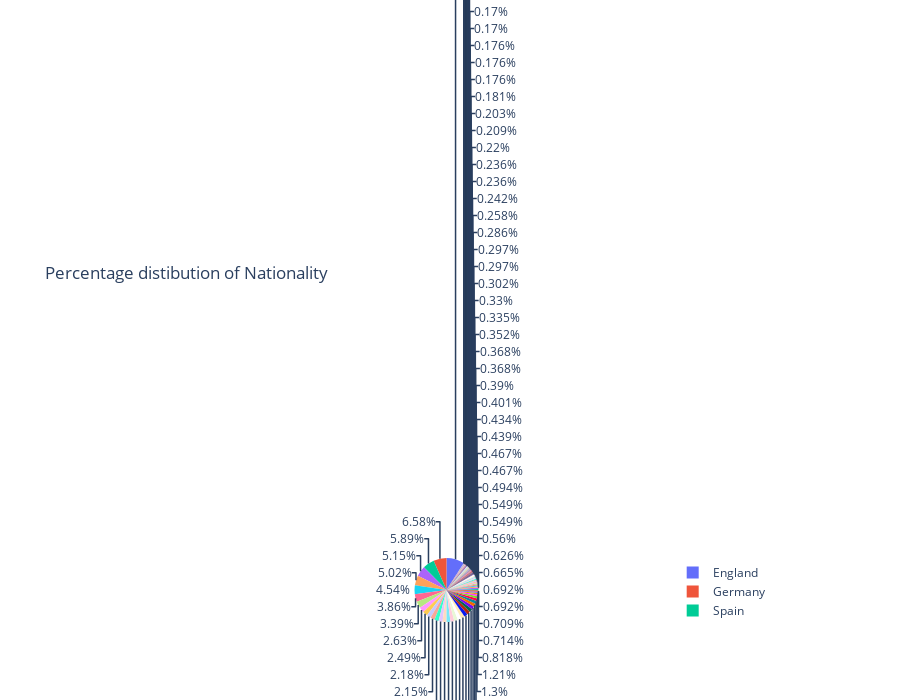
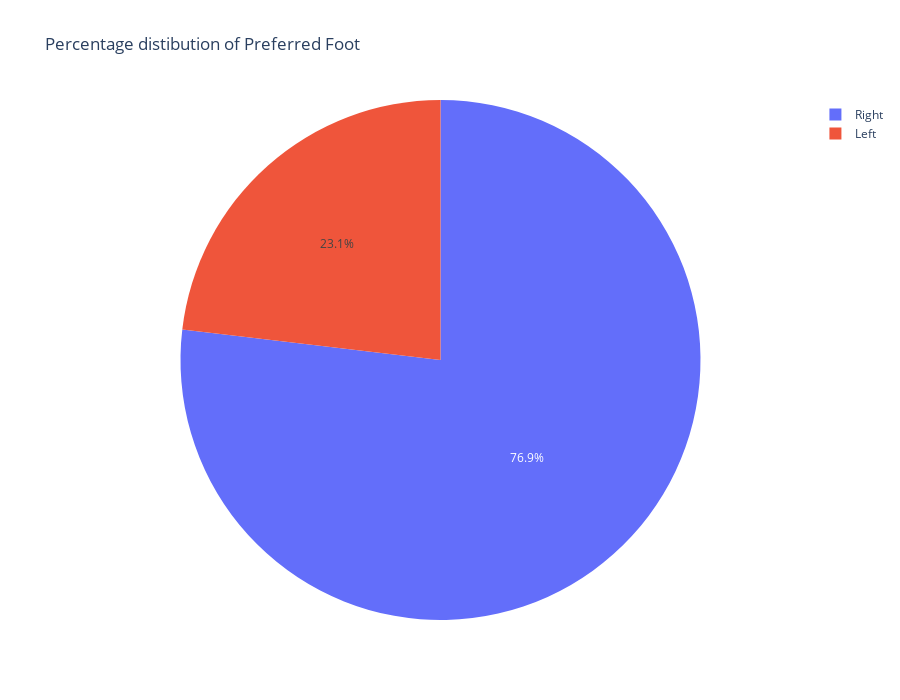
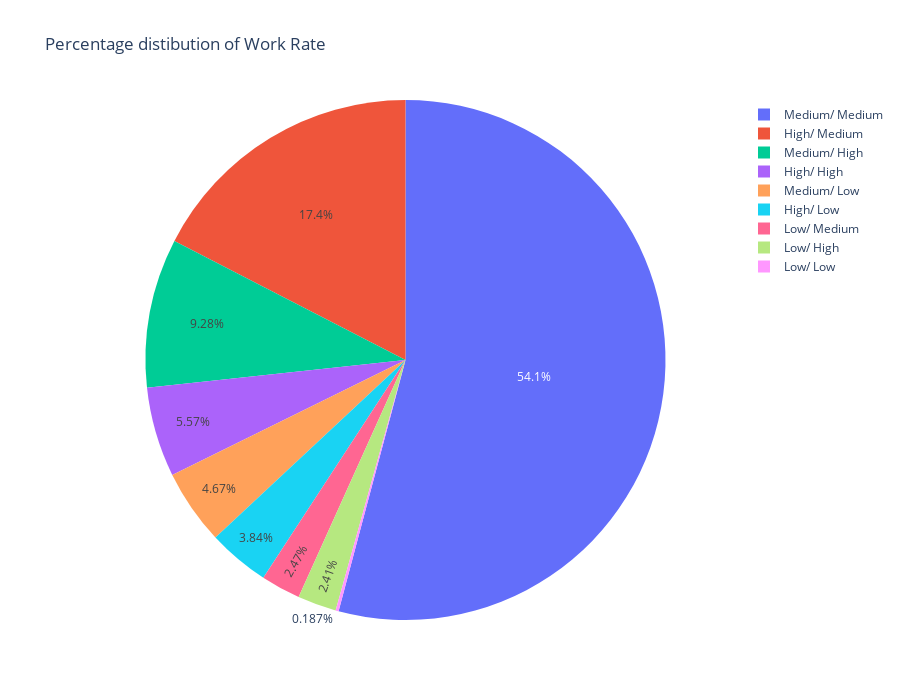
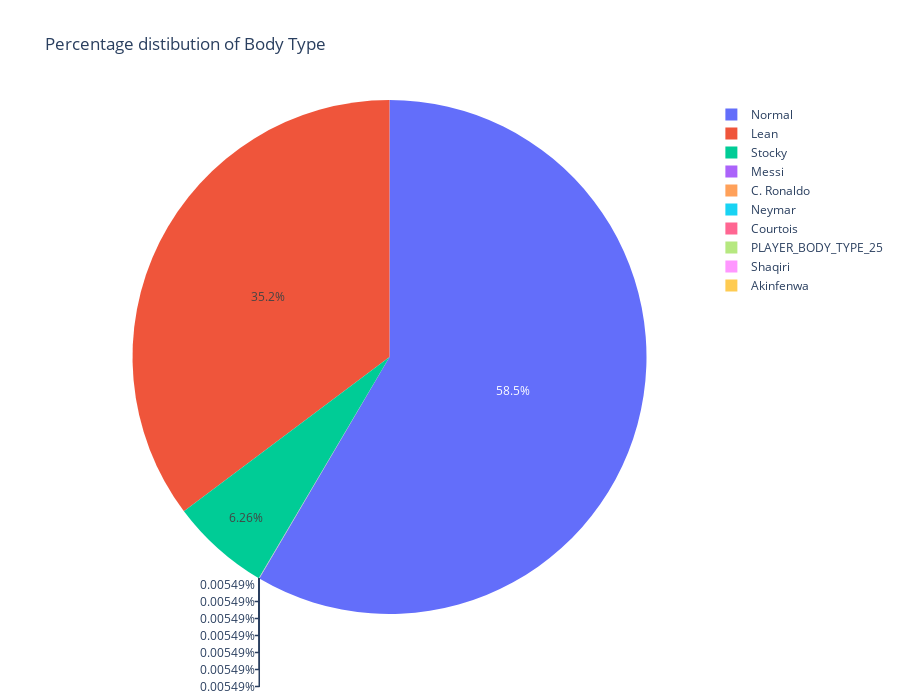

Write notebook code for charts like these, in order.
### Code cell
arr = ["Nationality","Preferred Foot","Work Rate","Body Type","Position"]
for i in arr:
    a = data[i].value_counts().to_frame()
    b = a.index.values
    total = a[i].sum()
    a["per"] = 100*a[i]/total
    t = go.Pie(labels= b,values=a["per"])
    l = go.Layout(title="Percentage distibution of "+i,height=700)
    fig = go.Figure(data=[t],layout=l)
    fig.show()
#     plt.pie(a["per"],labels = b,radius = 2.4,autopct='%1.1f%%')
#     s = "Percentage distribution of "+i
#     plt.show()

### Figure 1 — Plotly figure (JSON) as saved in the notebook; plotly's stock layout.template omitted (floating-point values rounded to 4 significant figures; data arrays with more than 128 entries replaced by an {"elided": "..."} marker saying what was removed)
{"data": [{"labels": {"elided": "164 str values"}, "type": "pie", "values": {"elided": "164 float values"}}], "layout": {"height": 700, "title": {"text": "Percentage distibution of Nationality"}}}

### Figure 2 — Plotly figure (JSON) as saved in the notebook; plotly's stock layout.template omitted (floating-point values rounded to 4 significant figures)
{"data": [{"labels": ["Right", "Left"], "type": "pie", "values": [76.87, 23.13]}], "layout": {"height": 700, "title": {"text": "Percentage distibution of Preferred Foot"}}}

### Figure 3 — Plotly figure (JSON) as saved in the notebook; plotly's stock layout.template omitted (floating-point values rounded to 4 significant figures)
{"data": [{"labels": ["Medium/ Medium", "High/ Medium", "Medium/ High", "High/ High", "Medium/ Low", "High/ Low", "Low/ Medium", "Low/ High", "Low/ Low"], "type": "pie", "values": [54.14, 17.43, 9.282, 5.575, 4.669, 3.839, 2.466, 2.411, 0.1867]}], "layout": {"height": 700, "title": {"text": "Percentage distibution of Work Rate"}}}

### Figure 4 — Plotly figure (JSON) as saved in the notebook; plotly's stock layout.template omitted (floating-point values rounded to 4 significant figures)
{"data": [{"labels": ["Normal", "Lean", "Stocky", "Messi", "C. Ronaldo", "Neymar", "Courtois", "PLAYER_BODY_TYPE_25", "Shaqiri", "Akinfenwa"], "type": "pie", "values": [58.46, 35.24, 6.261, 0.005492, 0.005492, 0.005492, 0.005492, 0.005492, 0.005492, 0.005492]}], "layout": {"height": 700, "title": {"text": "Percentage distibution of Body Type"}}}
